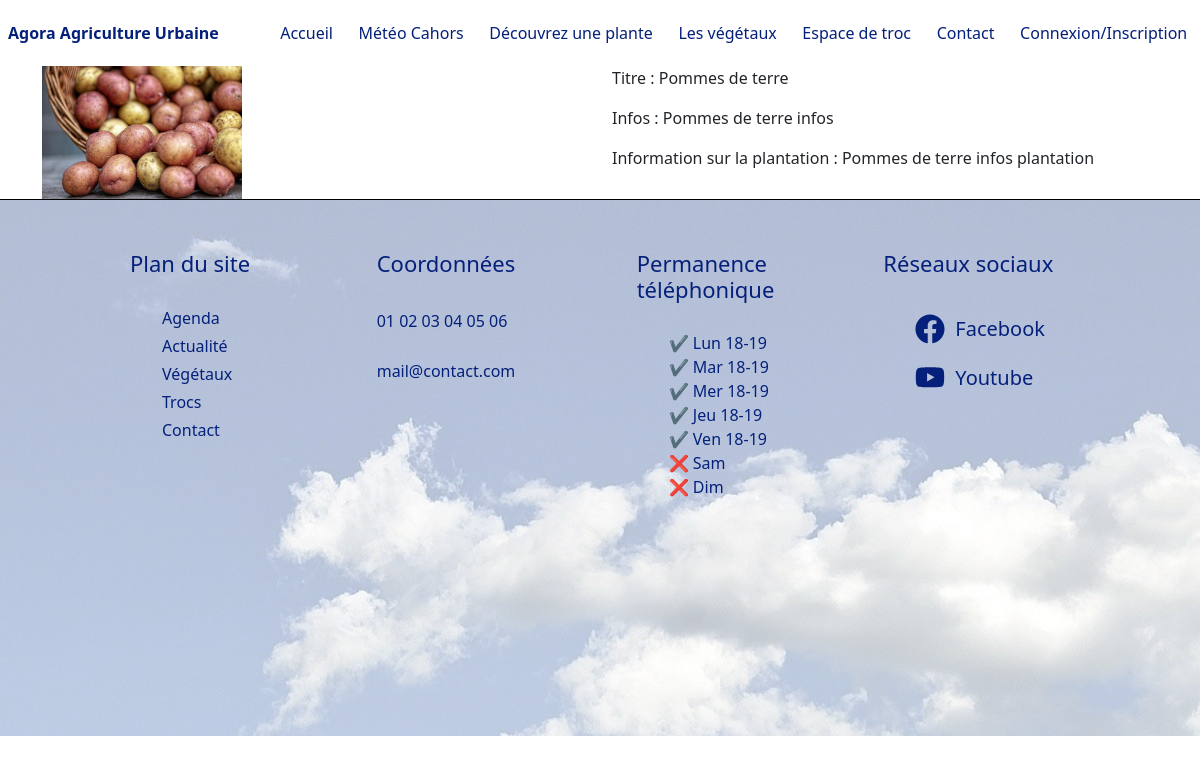
The page /vegetaux/p/27 on the database its author committed.
### tables this page shows
CREATE TABLE `vegetaux` (
  `idVegetal` int(11) NOT NULL,
  `nomVegetal` varchar(50) NOT NULL,
  `infosVegetal` text NOT NULL,
  `imageVegetal` varchar(100) NOT NULL,
  `plantationVegetal` text NOT NULL,
  `idUtilisateur` int(11) DEFAULT NULL,
  `idFamilleVegetal` int(11) DEFAULT NULL
);

### controllers/planteController.controller.php (called while the page is built, shortened)
<?php
require_once "models/planteManager.class.php";
class PlanteController{
    private $planteManager;
    public function __construct(){
        $this->planteManager = new PlantManager;
        $this->planteManager->chargementPlantes();
    }
    public function afficherPlante($id){
        $plant = $this->planteManager->getPlantById($id);
        require "views/afficherPlante.view.php";
    }
}

### models/planteManager.class.php (called while the page is built, shortened)
<?php
require_once "connexion_bdd.class.php";
require_once "plante.class.php";
class PlantManager extends Model{
    private $plants;
    public function ajoutPlante($plant){
        $this->plants[] = $plant;
    }
    public function chargementPlantes(){
        $req = $this->getBdd()->prepare("SELECT * FROM vegetaux ORDER BY nomVegetal");
        $req->execute();
        $lesVegetaux = $req->fetchAll(PDO::FETCH_ASSOC);
    }
    public function getPlantById($id){
        for($i=0; $i < count($this->plants);$i++){
            if($this->plants[$i]->getIdVegetal() == $id){
                return $this->plants[$i];
            }
        }
        throw new Exception("La plante n'existe pas");
    }
}

### models/plante.class.php (called while the page is built, shortened)
<?php
class Vegetal
    {
        private $idVegetal;
        private $nomVegetal;
        private $infosVegetal;
        private $plantationVegetal;
        private $imageVegetal;
        public function __construct($idVegetal, $nomVegetal, $infosVegetal, $plantationVegetal, $imageVegetal, $idFamilleVegetal)
        {
            $this->idVegetal = $idVegetal;
            $this->nomVegetal = $nomVegetal;
            $this->infosVegetal = $infosVegetal;
            $this->plantationVegetal = $plantationVegetal;
            $this->imageVegetal = $imageVegetal;
        }
        public function getIdVegetal(){return $this->idVegetal;}
        public function getNomVegetal(){return $this->nomVegetal;}
        public function getInfosVegetal(){return $this->infosVegetal;}
        public function getPlantationVegetal(){return $this->plantationVegetal;}
        public function getImageVegetal(){return $this->imageVegetal;}
    }

### models/connexion_bdd.class.php (called while the page is built, shortened)
<?php
abstract class Model{
    private static $pdo;
    private static function setBdd(){
        self::$pdo = new PDO("mysql:host=localhost;dbname=agoraagricultureurbaine;charset=utf8","root","");
        self::$pdo->setAttribute(PDO::ATTR_ERRMODE,PDO::ERRMODE_WARNING);
    }
    protected function getBdd(){
        return self::$pdo;
    }
}

### views/afficherPlante.view.php (the view, shortened to what this page needs)
<link href="https://cdn.jsdelivr.net/npm/bootstrap@5.0.0-beta3/dist/css/bootstrap.min.css" rel="stylesheet">
<div class="row">
    <div class="col-6">
        <img src="<?= URL ?>public/images/plants/<?= $plant->getImageVegetal(); ?>" width="200px;">
    </div>
    <div class="col-6">
        <p>Titre : <?= $plant->getNomVegetal(); ?></p>
        <p>Infos : <?= $plant->getInfosVegetal(); ?></p>
        <p>Information sur la plantation : <?= $plant->getPlantationVegetal(); ?></p>
    </div>
</div>
<?php
require "template.php";
?>

### public/css/common.css (style rules this page uses)
body { font-family: Roboto, Helvetica, sans-serif; margin: 0; padding: 0; }

### rows shown on the page
vegetaux: imageVegetal (picture), nomVegetal "Pommes de terre", infosVegetal "Pommes de terre infos", plantationVegetal "Pommes de terre infos plantation"
